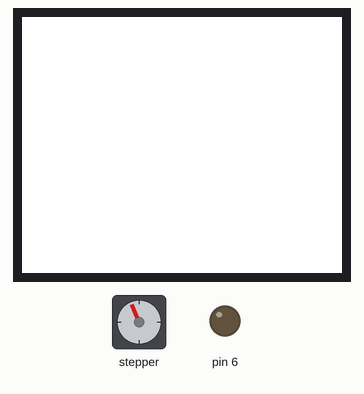
This sketch was run on a simulated Arduino Uno, built with avr-gcc and run on an emulated ATmega328P. Parts: 160×128 colour display, stepper motor, output pins drawn as LEDs (lit = HIGH). Storage starts empty; stepper angles assume 100 steps per turn; what the sketch prints to the serial monitor is not drawn.

Above: at 0.1 s.
At 7.5 s:
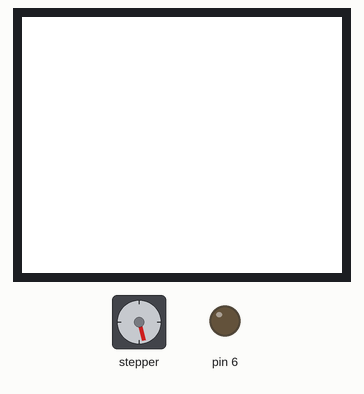
At 15.2 s:
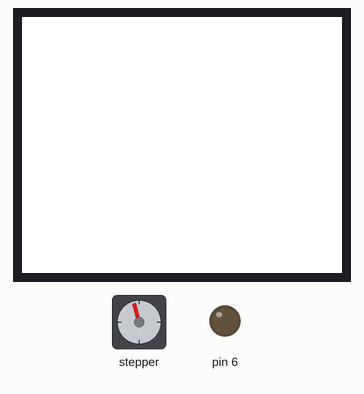
At 30.3 s:
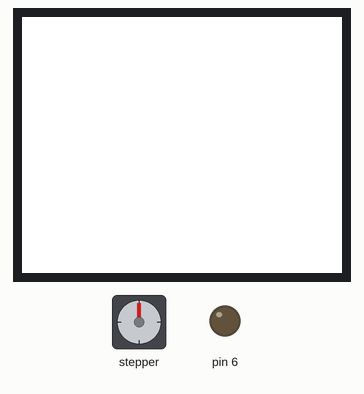
Timing chart, 0 to 31.8 s (numbered marks = the images above):
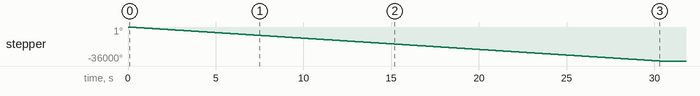

The sketch:

PocketPrinter3D.ino
```cpp
#include <SPI.h>
#include <SD.h>
#include <Stepper.h>
#include <TFT.h>
//Sd2Card card;
//SdVolume volume;
//SdFile root;
#define lcd_cs 10
#define dc     9
#define rst    8
#define sd_cs  4
const int chipSelect = 4;
const int stepsPerRevolution = 100;  // change this to fit the number of steps per revolution
Stepper myStepper(stepsPerRevolution, 2, 3, 5, 7);
TFT TFTscreen = TFT(lcd_cs, dc, rst);
PImage logo;
//File currentimage;
void setup() {
  pinMode(6, OUTPUT);
  Serial.begin(9600);
  myStepper.setSpeed(200);


  /*Serial.print("\nInitializing SD card...");

    // we'll use the initialization code from the utility libraries
    // since we're just testing if the card is working!
    if (!card.init(SPI_HALF_SPEED, chipSelect)) {
    Serial.println("initialization failed. Things to check:");
    Serial.println("* is a card inserted?");
    Serial.println("* is your wiring correct?");
    Serial.println("* did you change the chipSelect pin to match your shield or module?");
    while (1);
    } else {
    Serial.println("Wiring is correct and a card is present.");
    }


    File root1;
    root1 = SD.open("/");
    printDirectory(root1, 0);
  */
  TFTscreen.begin();
  TFTscreen.background(255, 255, 255);

  Serial.print(F("Initializing SD card..."));
  if (!SD.begin(sd_cs)) {
    Serial.println(F("failed!"));
    return;
  }
  Serial.println(F("OK!"));

  logo = TFTscreen.loadImage("0.bmp");
  //currentimage = SD.open("0.bmp");
  myStepper.step(-10000/*#of steps*/);
}

void loop() {
//myStepper.step(-100);
  if (logo.isValid() == false) {
    return;
    }
  int x = (TFTscreen.width() / 2 - logo.width() / 2);
  int y = (TFTscreen.height() / 2 - logo.height() / 2);
  Serial.println(F("drawing image"));
  TFTscreen.image(logo, x, y);


  // get a random location where to draw the image.
  // To avoid the image to be draw outside the screen,
  // take into account the image size.

  for (int i = 0; i < 100; i=i) {
    digitalWrite(6, LOW);
    String str = (String)i + ".bmp";
    int len = (int)str.length() + 1;
    char buf[len];
    str.toCharArray(buf, len );
    Serial.println((buf));
    logo = TFTscreen.loadImage(buf);
    int x = (TFTscreen.width() / 2 - logo.width() / 2);
    int y = (TFTscreen.height() / 2 - logo.height() / 2);

    // draw the image to the screen
    TFTscreen.background(0, 0, 0);
    delay(10);
    TFTscreen.background(255, 255, 255);
    Serial.println(F("drawing image"));
    TFTscreen.image(logo, x, y);
    digitalWrite(6, HIGH);
    delay(20000);
    Serial.println("layerdone");
    digitalWrite(6, LOW);
   // myStepper.step(-100);*/
  }

}


void printDirectory(File dir, int numTabs) {
  while (true) {

    File entry =  dir.openNextFile();
    if (! entry) {
      // no more files
      break;
    }
    for (uint8_t i = 0; i < numTabs; i++) {
      Serial.print('\t');
    }
    Serial.print(entry.name());
    if (entry.isDirectory()) {
      Serial.println("/");
      printDirectory(entry, numTabs + 1);
    } else {
      // files have sizes, directories do not
      Serial.print("\t\t");
      Serial.println(entry.size(), DEC);
    }
    entry.close();
  }
}
```
